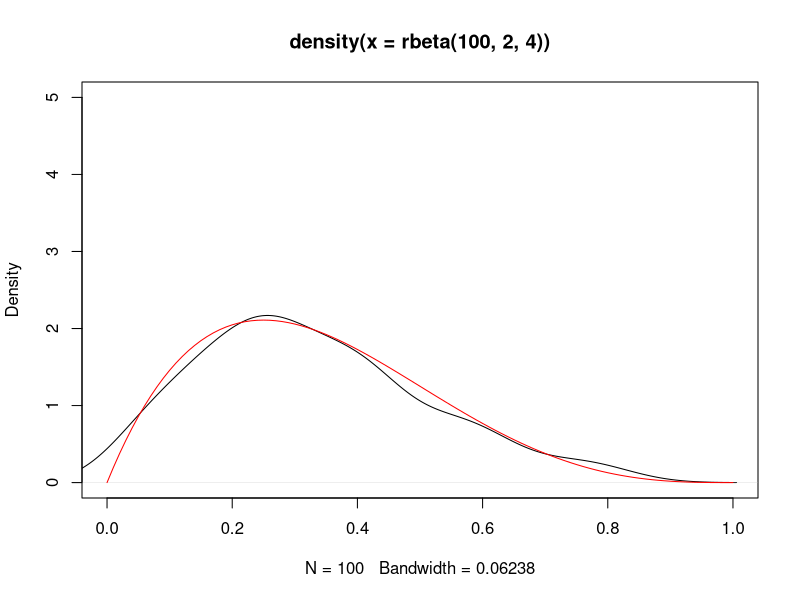
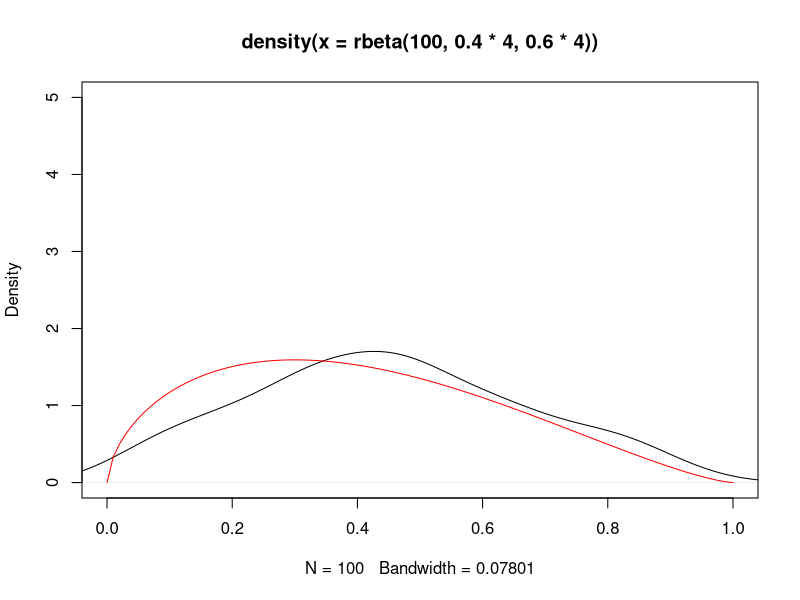
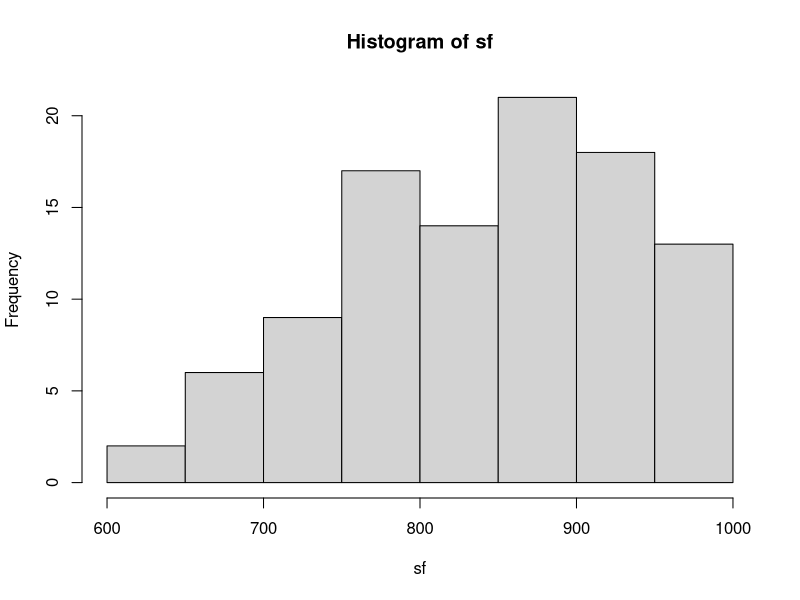
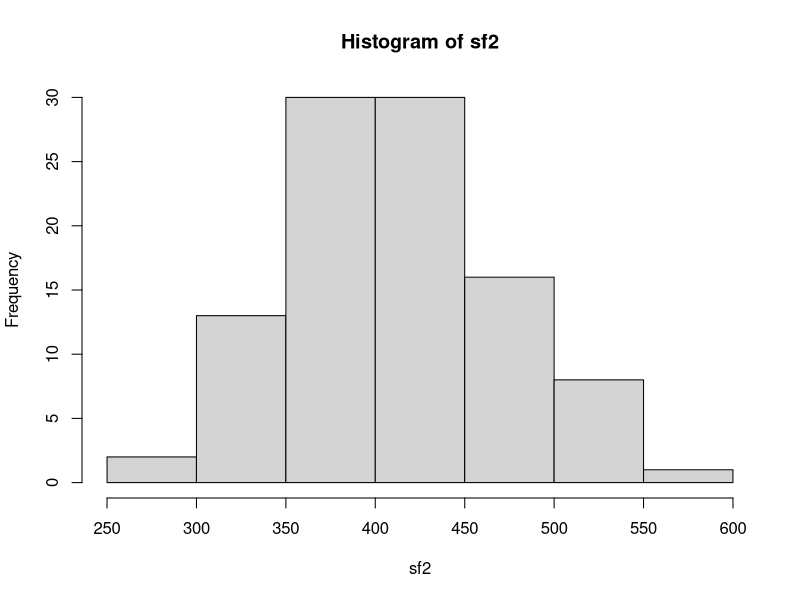
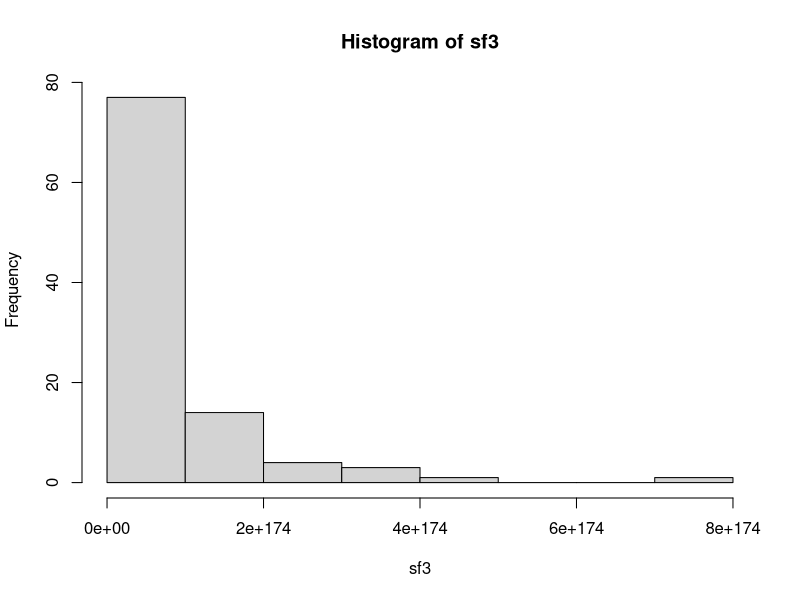
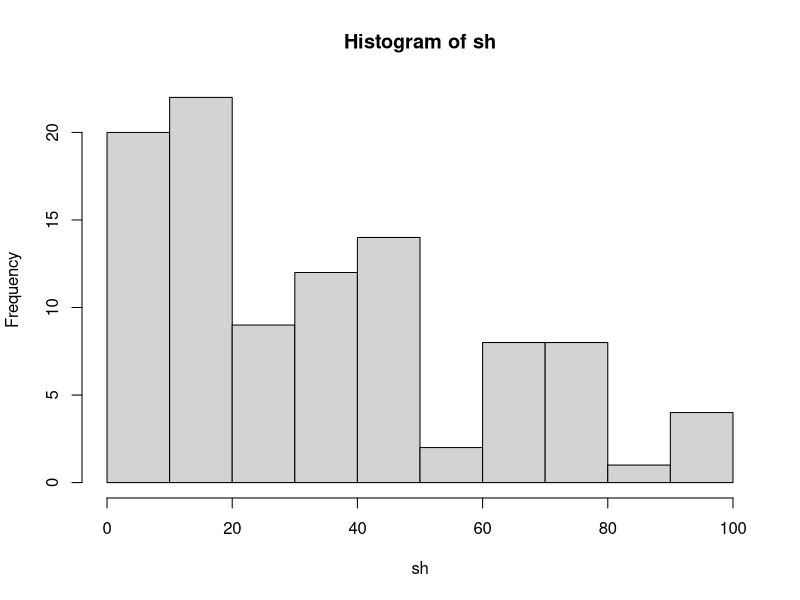
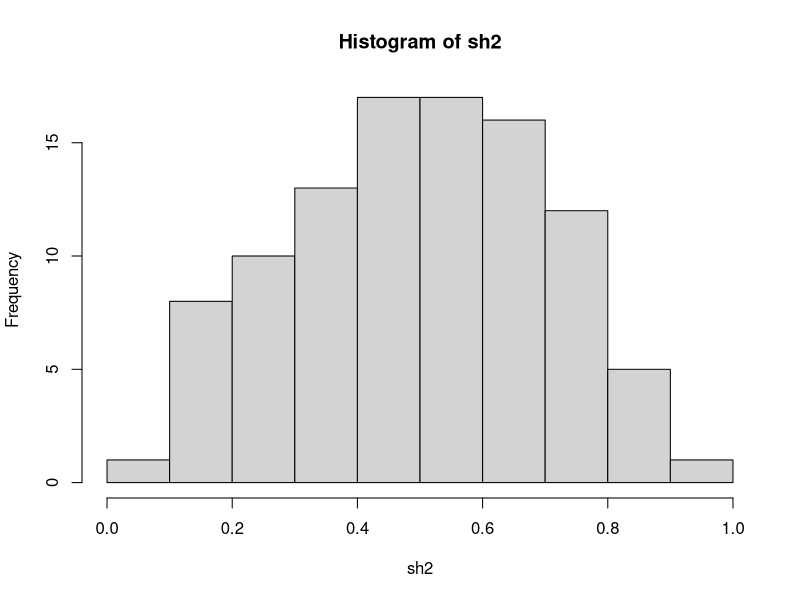

Here is the R script that generated these plots, in order: (Note: this script raises an error after producing the figures.)
# a person asking 10 people on dates repeatedly for 100 times
sec.dates=rep(NULL, 100)
for(i in 1:100){
  sec.dates[i]=sum(rbinom(10,1,0.3))
}
sec.dates


# 100 different people asking 10 people on dates
sec.dates2=rep(NULL, 100)
for(i in 1:100){
  sec.dates2[i]=sum(rbinom(10,1,rbeta(1, 0.3*3,0.7*3)))
}
sec.dates2

# beta dist
plot(density(rbeta(100,2,4)), xlim=c(0,1),ylim=c(0,5))
curve(dbeta(x,2,4),add=T, col="red")

plot(density(rbeta(100,0.4*4,0.6*4)), xlim=c(0,1),ylim=c(0,5))
curve(dbeta(x,0.4*4,0.6*4),add=T, col="red")


#distribution functions in R
rpois(5,20)
dpois(10,20)
dpois(20,20)

#generate song frequency
sf=1000*rbeta(100,10,2)
sf
hist(sf)
sf2=rgamma(100, 40,0.1)
sf2
hist(sf2)
sf3=rlnorm(100, 400,1)
sf3
hist(sf3)

#amount of shampoo
bottle.size=100
sh=bottle.size*rbeta(100, 1,2)
sh
hist(sh)

logistic=function(x){
  1/(1+exp(-x))
}
sh2=logistic(rnorm(100,0,1))
sh2  
hist(sh2)

#the sampler
# temp <- c(...)
# a <- ?
#   b <- ?
#   sigma <- ?
#   mu = a+b*temp
# profit <- rnorm(length(temp),mu,sigma)
# 
# plot(temp, profit)
# 
# d <- data.frame(temp,profit)

temp=d$temp
profit=d$profit

genH=function(i){
  a=rnorm(1,-200,5000)
  b=rnorm(1,10,9.2)
  sigma=rexp(1,1/20)
  lik.per.point=dnorm(profit, mean=a+b*temp, sd=sigma)
  lik=prod(lik.per.point)
  return(c(a=a,b=b,sigma=sigma,lik=lik))
}
H=sapply(1:100000,genH)

ind=sample(1:100000,1000,replace=T,prob = unlist(H[4,]))
ind

post=H[,ind]

hist(post[1,]) #a
hist(post[2,]) #b
hist(post[3,]) #sigma

summary(t(post))
